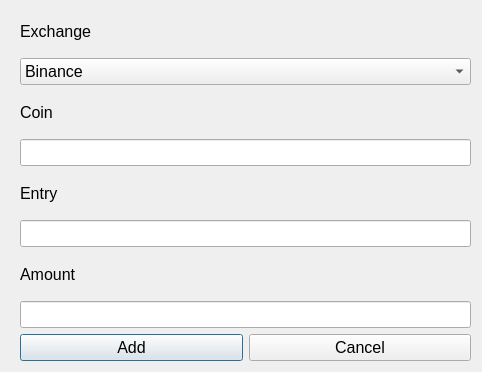
<?xml version="1.0" encoding="UTF-8"?>
<ui version="4.0">
 <class>Dialog</class>
 <widget class="QDialog" name="Dialog">
  <property name="geometry">
   <rect>
    <x>0</x>
    <y>0</y>
    <width>482</width>
    <height>372</height>
   </rect>
  </property>
  <property name="minimumSize">
   <size>
    <width>482</width>
    <height>372</height>
   </size>
  </property>
  <property name="maximumSize">
   <size>
    <width>482</width>
    <height>372</height>
   </size>
  </property>
  <property name="windowTitle">
   <string>Dialog</string>
  </property>
  <widget class="QWidget" name="">
   <property name="geometry">
    <rect>
     <x>20</x>
     <y>10</y>
     <width>451</width>
     <height>351</height>
    </rect>
   </property>
   <property name="font">
    <font>
     <pointsize>12</pointsize>
    </font>
   </property>
   <layout class="QGridLayout" name="gridLayout">
    <item row="1" column="0">
     <layout class="QHBoxLayout" name="horizontalLayout">
      <item>
       <widget class="QPushButton" name="add">
        <property name="font">
         <font>
          <pointsize>12</pointsize>
         </font>
        </property>
        <property name="text">
         <string>Add</string>
        </property>
        <property name="default">
         <bool>true</bool>
        </property>
        <property name="flat">
         <bool>false</bool>
        </property>
       </widget>
      </item>
      <item>
       <widget class="QPushButton" name="cancel">
        <property name="font">
         <font>
          <pointsize>12</pointsize>
         </font>
        </property>
        <property name="text">
         <string>Cancel</string>
        </property>
        <property name="default">
         <bool>false</bool>
        </property>
       </widget>
      </item>
     </layout>
    </item>
    <item row="0" column="0">
     <layout class="QVBoxLayout" name="verticalLayout">
      <item>
       <widget class="QLabel" name="label_2">
        <property name="font">
         <font>
          <pointsize>12</pointsize>
         </font>
        </property>
        <property name="text">
         <string>Exchange</string>
        </property>
       </widget>
      </item>
      <item>
       <widget class="QComboBox" name="exchange_select">
        <property name="font">
         <font>
          <pointsize>12</pointsize>
         </font>
        </property>
        <property name="editable">
         <bool>false</bool>
        </property>
        <property name="currentText">
         <string>Binance</string>
        </property>
        <property name="maxVisibleItems">
         <number>2</number>
        </property>
        <item>
         <property name="text">
          <string>Binance</string>
         </property>
        </item>
        <item>
         <property name="text">
          <string>Kucoin</string>
         </property>
        </item>
       </widget>
      </item>
      <item>
       <widget class="QLabel" name="label">
        <property name="font">
         <font>
          <pointsize>12</pointsize>
         </font>
        </property>
        <property name="text">
         <string>Coin</string>
        </property>
       </widget>
      </item>
      <item>
       <widget class="QLineEdit" name="coin_name">
        <property name="font">
         <font>
          <pointsize>12</pointsize>
         </font>
        </property>
        <property name="alignment">
         <set>Qt::AlignCenter</set>
        </property>
       </widget>
      </item>
      <item>
       <widget class="QLabel" name="label_3">
        <property name="font">
         <font>
          <pointsize>12</pointsize>
         </font>
        </property>
        <property name="text">
         <string>Entry</string>
        </property>
       </widget>
      </item>
      <item>
       <widget class="QLineEdit" name="entry_price">
        <property name="font">
         <font>
          <pointsize>12</pointsize>
         </font>
        </property>
        <property name="alignment">
         <set>Qt::AlignCenter</set>
        </property>
       </widget>
      </item>
      <item>
       <widget class="QLabel" name="label_4">
        <property name="font">
         <font>
          <pointsize>12</pointsize>
         </font>
        </property>
        <property name="text">
         <string>Amount</string>
        </property>
       </widget>
      </item>
      <item>
       <widget class="QLineEdit" name="lineEdit">
        <property name="font">
         <font>
          <pointsize>12</pointsize>
         </font>
        </property>
        <property name="alignment">
         <set>Qt::AlignCenter</set>
        </property>
       </widget>
      </item>
     </layout>
    </item>
   </layout>
  </widget>
 </widget>
 <resources/>
 <connections/>
</ui>
